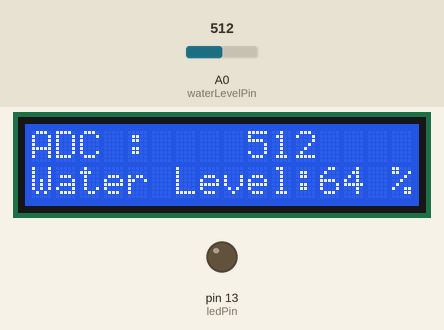
Bench run of a sketch on a simulated Arduino Uno, built with avr-gcc and run on an emulated ATmega328P. Parts: 16×2 character LCD, output pins drawn as LEDs (lit = HIGH). Inputs (shaded band) come from the test bench; at power-on: A0 (waterLevelPin) = 512.

Above: at 4.3 s.
4.4 s: A0 (waterLevelPin) set to 640
At 5.9 s:
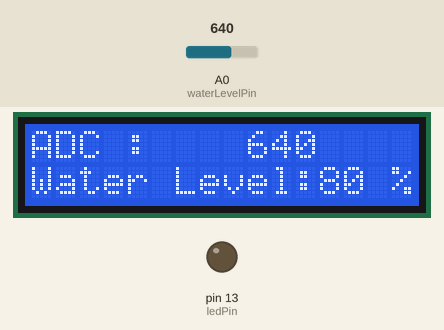
6.9 s: A0 (waterLevelPin) set to 657
At 8.7 s:
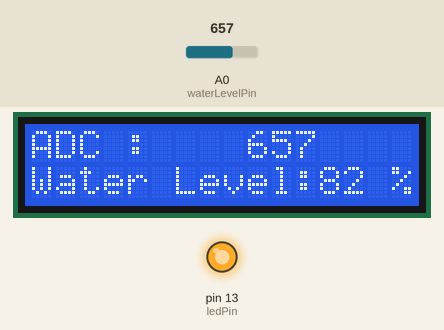
9.1 s: A0 (waterLevelPin) set to 716
At 10.2 s:
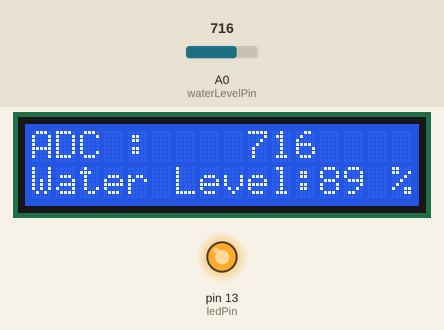
Timing chart, 0 to 12.1 s (numbered marks = the images above; inputs shaded):
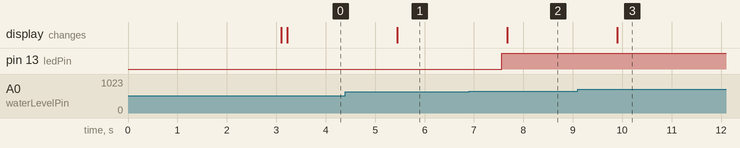

Measured:
- the behaviour switches between 646 and 647 on A0 (waterLevelPin) (found by bisection; images 1 and 2)
- after the input at 4.4 s, the display: changes after 1.0 s (image 1)
- after the input at 6.9 s, pin 13 (ledPin): LOW → HIGH after 0.66 s; the display: changes after 0.78 s (image 2)
- after the input at 9.1 s, the display: changes after 0.80 s (image 3)

The sketch:

AR17_waterlevel.ino
```cpp
/*
 예제 6.4
 수위 센서 입력
 */

// I2C 통신 라이브러리 설정
#include <Wire.h>
// I2C LCD 라리브러리 설정
#include <LiquidCrystal_I2C.h>

// LCD I2C address 설정 PCF8574:0x27, PCF8574A:0x3F
LiquidCrystal_I2C lcd(0x27,16,2);  // LCD address:0x27, 16X2 LCD

// 0번 아날로그핀을 WaterLevel Sensor 입력으로 설정한다.
const int waterLevelPin = 0;
const int ledPin=13;
// 센서마다 만수시 ADC 값이 틀리므로 만수 시 ADC 값을 참고하여 설정한다.
const int waterFullAdcValue = 798;

void setup() {
  pinMode(ledPin,OUTPUT);
  Serial.begin(9600);
  lcd.init(); // LCD 설정
  lcd.backlight();  // 백라이트를 켠다.

  // 메세지를 표시한다.
  lcd.print("ex 6.4");
  lcd.setCursor(0,1);
  lcd.print("Water Level");
  // 3초동안 메세지를 표시한다.
  delay(3000);

  // 모든 메세지를 삭제한 뒤
  // 숫자를 제외한 부분들을 미리 출력시킨다.
  lcd.clear();
  lcd.setCursor(0,0);
  lcd.print("ADC :  ");
  lcd.setCursor(0,1);
  lcd.print("Water Level:");
  lcd.setCursor(15,1);
  lcd.print("%");
}

void loop(){

  int adcValue; // 실제 센서로부터 읽은 값 (0~1023)
  int waterLevel; // 수위 0~100%

  // 수위 센서를 통하여 입력되는 전압을 읽는다.
  adcValue = analogRead(waterLevelPin);
  // 아날로그 입력 값을 0~100의 범위로 변경한다.

  waterLevel = map(adcValue,0,waterFullAdcValue,0,100);

  // 전에 표시했던 내용을 지우고
  // LCD에 ADC 값과 수위를 출력한다.
  // 지우지 않으면 이전에 표시했던 값이 남게 된다.
if(waterLevel>80){
  digitalWrite(ledPin,HIGH);
  delay(100);

}
else
{
  digitalWrite(ledPin,LOW);
  delay(100);
}
  // 전에 표시했던 내용을 지운다.
  lcd.setCursor(9,0);
  lcd.print("    ");
  // ADC 값을 표시한다
  lcd.setCursor(9,0);
  lcd.print(adcValue);

  // 전에 표시했던 내용을 지운다.
  lcd.setCursor(13,1);
  lcd.print("  ");
  // 수위를 표시한다
lcd.setCursor(12,1);
lcd.print(waterLevel);


  delay(1000);
}
```
